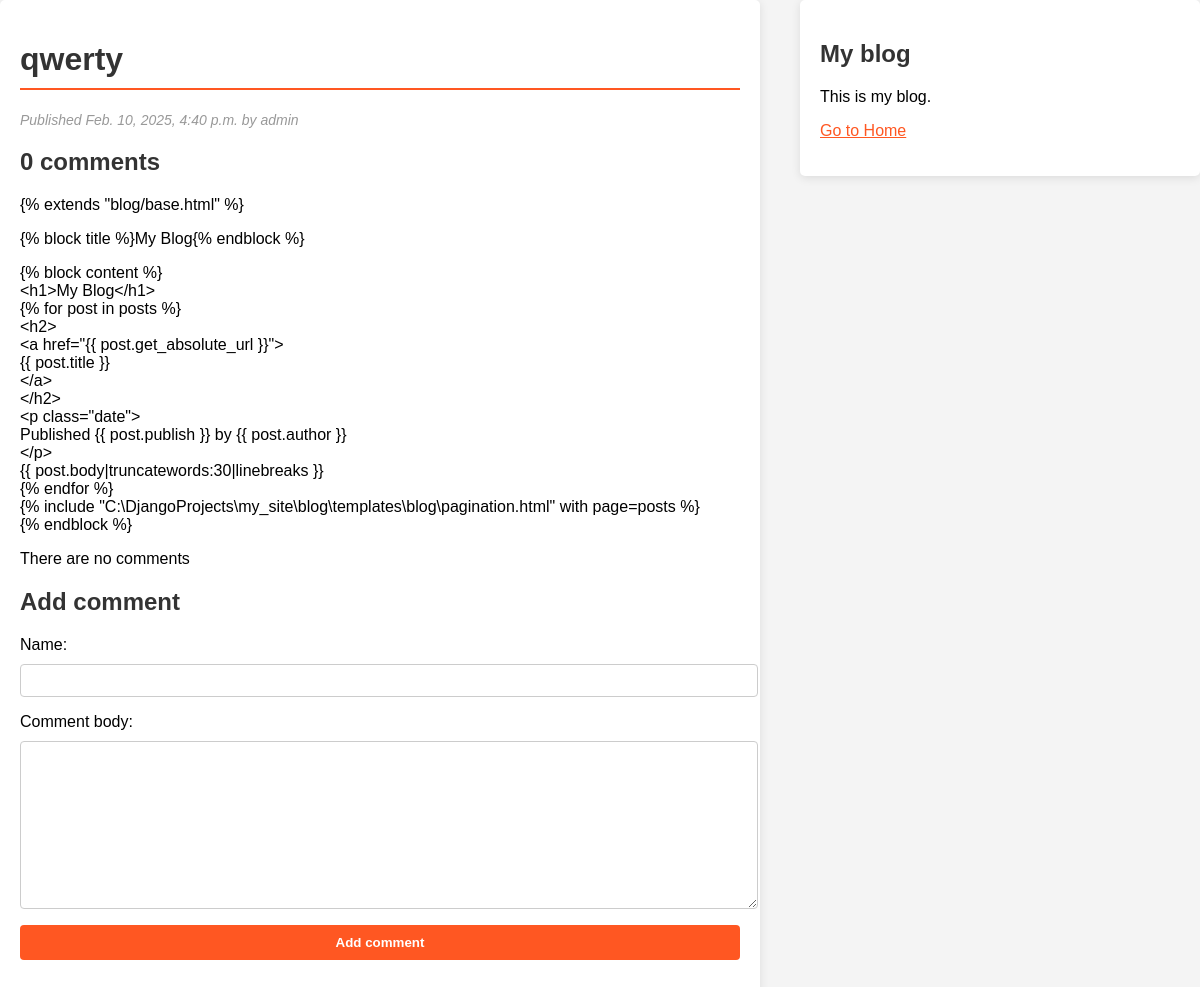
Page /blog/2025/2/10/qwerty/ on the earlier database version.
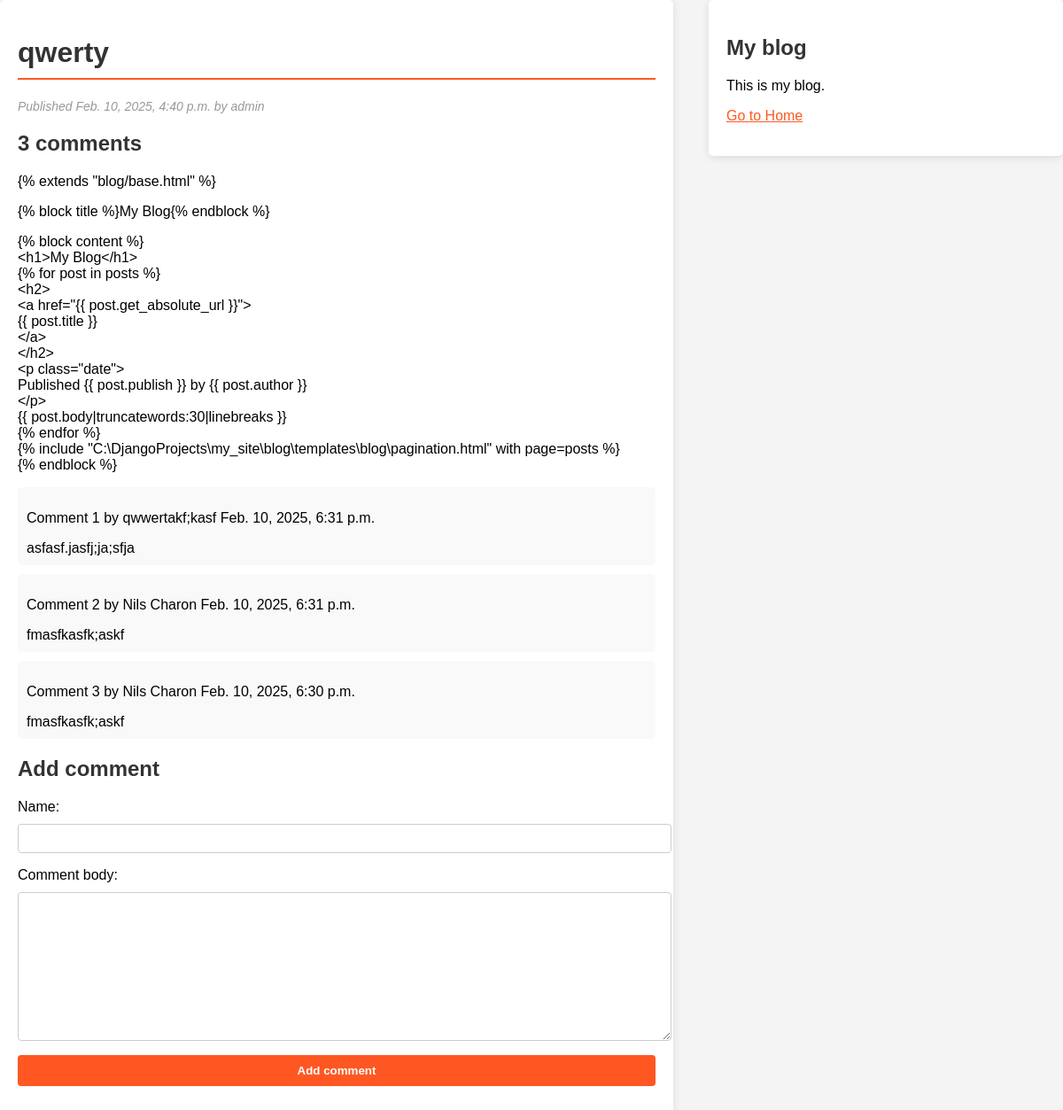
Same page on the later database version.
### blog/models.py (models this page shows, shortened)
class Post(models.Model):
    class Status(models.TextChoices):
        DRAFT = 'DF','Draft'
        PUBLISHED = 'PB', 'Published'
    title = models.CharField(max_length=200)
    slug = models.SlugField(max_length=20, unique_for_date='publish')
    body = models.TextField()
    author = models.ForeignKey(User, on_delete=models.CASCADE, related_name='blog_posts')
    publish = models.DateTimeField(default=timezone.now)
    created = models.DateTimeField(auto_now_add=True)
    updated = models.DateTimeField(auto_now=True)
    status = models.CharField(max_length=2, choices = Status.choices, default=Status.DRAFT)
    objects = models.Manager()
    published = PublishedManager()
    class Meta:
        managed = True
        verbose_name = 'Posts'
        ordering = ['-publish']
        indexes = [
            models.Index(fields=['-publish'])
        ]

class Comment(models.Model):
        post = models.ForeignKey(Post, on_delete=models.CASCADE, related_name="commetns")
        name = models.CharField(max_length=20)
        comment_body = models.TextField()
        created = models.DateTimeField(auto_now_add=True)
        active = models.BooleanField(default=True)
        class Meta:
             ordering = ['-created']
             indexes = [models.Index(fields=['created']),]

### blog/views.py (the view)
# urls.py: path('<int:year>/<int:month>/<int:day>/<slug:post>/', views.post_detail, name ='post_detail'),
def post_detail(request, year, month, day, post):
    post = get_object_or_404(Post, status = Post.Status.PUBLISHED,
                             slug = post,
                             publish__year =year,
                             publish__month = month,
                             publish__day= day)
    comments = post.commetns.filter(active=True)
    form = CommentForm()
    return render(request, 'blog/post/detail.html', {'post': post,
                                                     'comments': comments,
                                                     'form': form})

### blog/forms.py
class CommentForm(forms.ModelForm):
    class Meta:
        model = Comment
        fields = ['name', 'comment_body']

### blog/templates/blog/post/detail.html (shortened to what this page needs)
{% extends "blog/base.html" %}
{% block content %}
  <h1>{{ post.title }}</h1>
  <p class="date">
    Published {{ post.publish }} by {{ post.author }}
  </p>
  {% with comments.count as t_comments %}
    <h2>
      {{t_comments}} comment{{ t_comments|pluralize }}
    </h2>
  {{ post.body|linebreaks }}
  {% endwith %}
  {% for comment in comments %}
    <div class="comment">
      <p class = "info">
        Comment {{ forloop.counter }} by {{comment.name}}
        {{comment.created}}
      </p>
      {{comment.comment_body}}
    </div>
    {% empty %}
    <p>There are no comments</p>
    {% endfor %}
    {% include "blog/post/includes/comment_form.html" %}
{% endblock %}

### blog/templates/blog/base.html (shortened to what this page needs)
{% load static %}
<!DOCTYPE html>
<html>
<head>
  <link href="{% static "css/blog.css" %}" rel="stylesheet">
</head>
<body>
  <div id="content">
    {% block content %}
    {% endblock %}
  </div>
  <div id="sidebar">
    <h2>My blog</h2>
    <p>This is my blog.</p>
    <p><a href="{% url 'home' %}">Go to Home</a></p>
  </div>
</body>
</html>

### blog/templates/blog/post/includes/comment_form.html (shortened to what this page needs)
<h2>Add comment</h2>
<form action = "{% url "blog:post_comment" post.id %}" method="post">
    {{form.as_p}}
    <p><input type="submit" value="Add comment"></p>
</form>

### blog/static/css/blog.css (style rules this page uses)
body { margin: 0; padding: 0; font-family: Arial, sans-serif; background: #f4f4f4; }
a { color: #ff5722; text-decoration: underline; }
h1, h2 { font-weight: bold; color: #333; }
h1 { border-bottom: 2px solid #ff5722; padding-bottom: 10px; }
#content, #sidebar { padding: 20px; background: #fff; box-shadow: 0 2px 10px rgba(0, 0, 0, 0.1); border-radius: 5px; }
#content { width: 60%; float: left; }
#sidebar { width: 30%; float: right; }
p.date { color: #999; font-size: 14px; font-style: italic; }
label, input, textarea { display: block; width: 100%; margin-bottom: 10px; }
input, textarea { padding: 8px; border: 1px solid #ccc; border-radius: 4px; }
input[type=submit] { background: #ff5722; color: #fff; font-weight: bold; padding: 10px; border: none; cursor: pointer; }
.comment { padding: 10px; margin-bottom: 10px; border-radius: 5px; background: #f9f9f9; }

Differences in the rows shown:
added Comment: name "qwwertakf;kasf", created "Feb. 10, 2025, 6:31 p.m.", comment_body "asfasf.jasfj;ja;sfja"
added Comment: name "Nils Charon", created "Feb. 10, 2025, 6:31 p.m.", comment_body "fmasfkasfk;askf"
added Comment: name "Nils Charon", created "Feb. 10, 2025, 6:30 p.m.", comment_body "fmasfkasfk;askf"
Other differences:
{{ t_comments }}: "0" → "3"
text no longer shown: "There are no comments"
